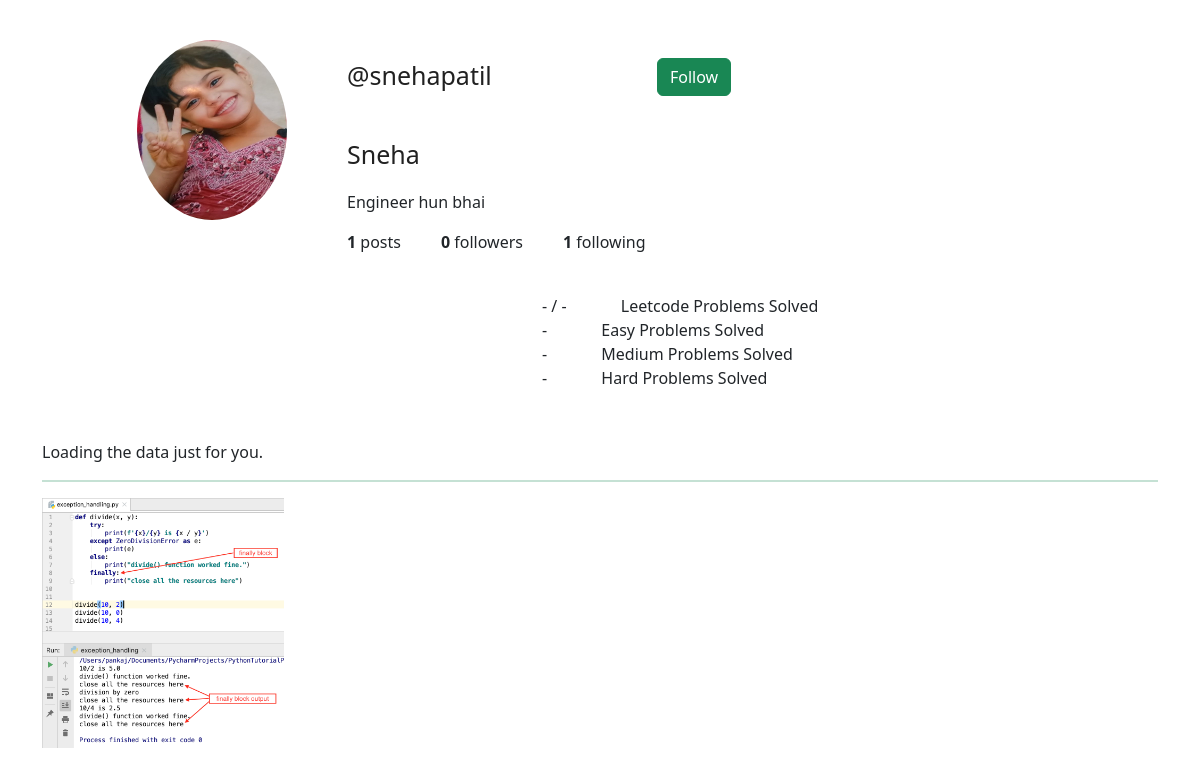
The page /2/profile/ on the database its author committed.
### base/models.py (models this page shows, shortened)
class Profile(models.Model):
    user=models.OneToOneField(User,null=True,on_delete=models.CASCADE)
    description = models.TextField(blank=True)
    fname = models.TextField(blank=True)
    lname = models.TextField(blank=True)
    username=models.TextField(blank=True)
    leetcode_username=models.TextField(blank=True)
    gfg_username=models.TextField(blank=True)
    github_username=models.TextField(blank=True)
    hackerrank_username=models.TextField(blank=True)
    profileimg = models.ImageField(upload_to='profile_images', default='blank-profile-picture.png')
    def __str__(self):
        return(str(self.user))

class Post(models.Model):
    title=models.CharField(max_length=255)
    image=models.ImageField(null=True,blank=True,upload_to="images/")
    title_tag=models.CharField(max_length=255,default="")
    author=models.ForeignKey(Profile,on_delete=models.CASCADE)
    caption=RichTextField(blank=True,null=True)
    post_date=models.DateField(auto_now_add=True)
    location=models.CharField(max_length=255,default="")
    no_of_likes=models.IntegerField(default=0)

### base/views.py (the view)
# urls.py: path('<int:pk>/profile/',ShowProfilePageView.as_view(),name='show_profile_page'),
class ShowProfilePageView(DetailView):
    model = Profile
    template_name = 'base/Otherprofile.html'
    def get_context_data(self,*args,**kwargs):
        context=super(ShowProfilePageView,self).get_context_data(*args,**kwargs)
        page_user=get_object_or_404(Profile,id=self.kwargs['pk'])
        logged_in_user_posts = Post.objects.filter(author=page_user)
        if FollowersCount.objects.filter(user=page_user).first():
            button_text='UnFollow'
        else:
            button_text='Follow'
        user_followers=len(FollowersCount.objects.filter(user=page_user))
        user_following=len(FollowersCount.objects.filter(follower=page_user))
        num_posts=len(logged_in_user_posts)
        context["page_user"]=page_user
        context['logged_in_user_posts']=logged_in_user_posts
        context['num_posts']=num_posts
        context['button_text']=button_text
        context['user_followers']=user_followers
        context['user_following']=user_following
        return context

### base/templates/base/Otherprofile.html (shortened to what this page needs)
{% extends 'main.html' %}
{% load static %}
{% block styles %}
<link rel="stylesheet" href="{% static 'styles/otherprofile.css' %}" />
{% endblock %}
{% block content %}
<div class="container" style="margin-top:20px;">
    <div class="row m-b-r m-t-3" style="margin-top:40px;">
        <div class="col-md-2 offset-md-1">
            <img src="{{ page_user.profileimg.url }}" alt="profileimg" class="img-circle rounded-circle img-fluid"
                style="height: 180px; width: 150px;">
        </div>
        <div class="col-md-9 p-t-2" style="margin-top:20px;">
            <h2 class="h2-responsive">@{{page_user.username}} </h2>
            <form action="/follow" method="POST">
                {% if page_user.id != request.user.id %}
                <a data-ripple="">
                    <button type="submit" class="btn btn-success follow-btn"
                        style="position: relative;left: 300px; bottom: 40px;">{{button_text}}</button></h2>
                </a>
                {% endif %}
                <p class="profile-name">{{page_user.fname}}</p>
                <p style="position: relative;left: 20px;">{{page_user.description}}</p>
                <ul class="flex-menu">
                    <li><strong>{{num_posts}}</strong> posts</li>
                    <li><strong>{{user_followers}}</strong> followers</li>
                    <li><strong>{{user_following}}</strong> following</li>
                </ul>
            </form>
        </div>
    </div>
    <div class="leetcode" style="margin-left: 500px; margin-bottom: 50px;">
        <div margin-top: 30px;>
            <span class="status-value" id="leetcode-count">-</span>
            <span class="status-value" id="leetcode-count"> / </span>
            <span class="status-value" id="leetcode-total" style="margin-right: 50px;"> - </span>
            <span class="status-text"> Leetcode Problems Solved</span>
        </div>
        <div>
            <span class="status-value" id="leetcode-easy" style="margin-right: 50px;"> - </span>
            <span class="status-text"> Easy Problems Solved</span>
        </div>
        <div>
            <span class="status-value" id="leetcode-medium" style="margin-right: 50px;"> - </span>
            <span class="status-text"> Medium Problems Solved</span>
        </div>
        <div>
            <span class="status-value" id="leetcode-hard" style="margin-right: 50px;"> - </span>
            <span class="status-text"> Hard Problems Solved</span>
        </div>
    </div>
    <link rel="stylesheet"
        href="https://cdn.rawgit.com/IonicaBizau/github-calendar/gh-pages/dist/github-calendar.css" />
    <div class="calendar">
        Loading the data just for you.
    </div>
    <hr class="border border-1 border-success">
    <div class="row">
        {% for post in logged_in_user_posts %}
        <div class="col-sm-12 col-md-6 col-lg-4">
            <div class="view overlay hm-black-light m-b-2">
                <a href="{{post.image.url}}">
                    <img src="{{post.image.url}}" class="img-fluid cursor-pointer" alt="" style="height: 250px;">
                </a>
            </div>
        </div>
        {% endfor %}
    </div>
</div>
{% endblock %}

### static/styles/Otherprofile.css (style rules this page uses)
body { background:#eee; }
html, body, .view { height:100%; }
.flex-menu { display:flex; cursor: pointer; }
.flex-menu li:not(:last-child) { margin-right:40px; }
.profile-name { font-weight:500; font-size: 25px; color: #212121; padding-left: 20px; }
.h2-responsive { font-weight:400; font-size: 25px; color: #212121; padding-left: 20px; }
.flex-menu { list-style:none; position: relative; right:12px; }
.follow-btn { margin-left: 30px; }

### rows shown on the page
Profile: profileimg (picture), username "snehapatil", fname "Sneha", description "Engineer hun bhai"
Post: image (picture)

### other values the page prints
{{ button_text }} "Follow"
{{ num_posts }} "1"
{{ user_followers }} "0"
{{ user_following }} "1"
